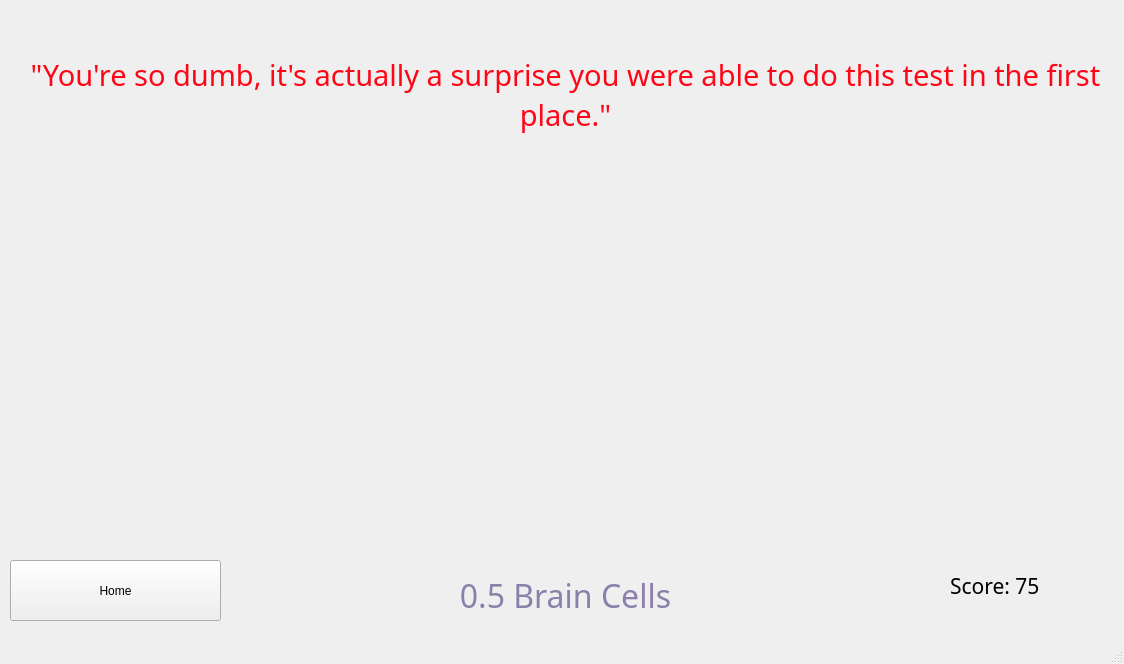
<?xml version="1.0" encoding="UTF-8"?>
<ui version="4.0">
 <class>MainWindow</class>
 <widget class="QMainWindow" name="MainWindow">
  <property name="geometry">
   <rect>
    <x>0</x>
    <y>0</y>
    <width>1124</width>
    <height>664</height>
   </rect>
  </property>
  <property name="windowTitle">
   <string>MainWindow</string>
  </property>
  <widget class="QWidget" name="centralwidget">
   <widget class="QLabel" name="full">
    <property name="geometry">
     <rect>
      <x>450</x>
      <y>200</y>
      <width>231</width>
      <height>341</height>
     </rect>
    </property>
    <property name="text">
     <string/>
    </property>
    <property name="pixmap">
     <pixmap>../images/brains/10.jpg</pixmap>
    </property>
    <property name="scaledContents">
     <bool>true</bool>
    </property>
   </widget>
   <widget class="QLabel" name="four">
    <property name="geometry">
     <rect>
      <x>320</x>
      <y>200</y>
      <width>491</width>
      <height>341</height>
     </rect>
    </property>
    <property name="text">
     <string/>
    </property>
    <property name="pixmap">
     <pixmap>../images/brains/5.jpg</pixmap>
    </property>
    <property name="scaledContents">
     <bool>true</bool>
    </property>
   </widget>
   <widget class="QLabel" name="three">
    <property name="geometry">
     <rect>
      <x>310</x>
      <y>200</y>
      <width>491</width>
      <height>341</height>
     </rect>
    </property>
    <property name="text">
     <string/>
    </property>
    <property name="pixmap">
     <pixmap>../images/brains/3.jpg</pixmap>
    </property>
    <property name="scaledContents">
     <bool>true</bool>
    </property>
   </widget>
   <widget class="QLabel" name="one">
    <property name="geometry">
     <rect>
      <x>300</x>
      <y>200</y>
      <width>521</width>
      <height>341</height>
     </rect>
    </property>
    <property name="text">
     <string/>
    </property>
    <property name="pixmap">
     <pixmap>../images/brains/1.jpg</pixmap>
    </property>
    <property name="scaledContents">
     <bool>true</bool>
    </property>
   </widget>
   <widget class="QLabel" name="zero">
    <property name="geometry">
     <rect>
      <x>300</x>
      <y>200</y>
      <width>521</width>
      <height>341</height>
     </rect>
    </property>
    <property name="text">
     <string/>
    </property>
    <property name="pixmap">
     <pixmap>../images/brains/0.jpg</pixmap>
    </property>
    <property name="scaledContents">
     <bool>true</bool>
    </property>
   </widget>
   <widget class="QLabel" name="title">
    <property name="geometry">
     <rect>
      <x>10</x>
      <y>0</y>
      <width>1111</width>
      <height>191</height>
     </rect>
    </property>
    <property name="font">
     <font>
      <family>Impact</family>
      <pointsize>22</pointsize>
      <weight>50</weight>
      <bold>false</bold>
     </font>
    </property>
    <property name="text">
     <string>&lt;html&gt;&lt;head/&gt;&lt;body&gt;&lt;p&gt;&lt;span style=&quot; color:#ff0516;&quot;&gt;&amp;quot;You're so dumb, it's actually a surprise you were able to do this test in the first place.&amp;quot;&lt;/span&gt;&lt;/p&gt;&lt;/body&gt;&lt;/html&gt;</string>
    </property>
    <property name="alignment">
     <set>Qt::AlignCenter</set>
    </property>
    <property name="wordWrap">
     <bool>true</bool>
    </property>
   </widget>
   <widget class="QPushButton" name="home_btn">
    <property name="geometry">
     <rect>
      <x>10</x>
      <y>560</y>
      <width>211</width>
      <height>61</height>
     </rect>
    </property>
    <property name="text">
     <string>Home</string>
    </property>
   </widget>
   <widget class="QLabel" name="amount">
    <property name="geometry">
     <rect>
      <x>0</x>
      <y>540</y>
      <width>1131</width>
      <height>111</height>
     </rect>
    </property>
    <property name="font">
     <font>
      <family>Impact</family>
      <pointsize>24</pointsize>
      <weight>50</weight>
      <bold>false</bold>
     </font>
    </property>
    <property name="text">
     <string>&lt;html&gt;&lt;head/&gt;&lt;body&gt;&lt;p&gt;&lt;span style=&quot; color:#8b80aa;&quot;&gt;0.5 Brain Cells&lt;/span&gt;&lt;/p&gt;&lt;/body&gt;&lt;/html&gt;</string>
    </property>
    <property name="alignment">
     <set>Qt::AlignCenter</set>
    </property>
    <property name="wordWrap">
     <bool>true</bool>
    </property>
   </widget>
   <widget class="QLabel" name="score_label">
    <property name="geometry">
     <rect>
      <x>950</x>
      <y>570</y>
      <width>131</width>
      <height>31</height>
     </rect>
    </property>
    <property name="font">
     <font>
      <family>Verdana Pro Cond</family>
      <pointsize>16</pointsize>
     </font>
    </property>
    <property name="text">
     <string>Score: 75</string>
    </property>
   </widget>
   <zorder>amount</zorder>
   <zorder>four</zorder>
   <zorder>three</zorder>
   <zorder>one</zorder>
   <zorder>title</zorder>
   <zorder>zero</zorder>
   <zorder>home_btn</zorder>
   <zorder>full</zorder>
   <zorder>score_label</zorder>
  </widget>
  <widget class="QMenuBar" name="menubar">
   <property name="geometry">
    <rect>
     <x>0</x>
     <y>0</y>
     <width>1124</width>
     <height>22</height>
    </rect>
   </property>
  </widget>
  <widget class="QStatusBar" name="statusbar"/>
 </widget>
 <resources/>
 <connections/>
</ui>
